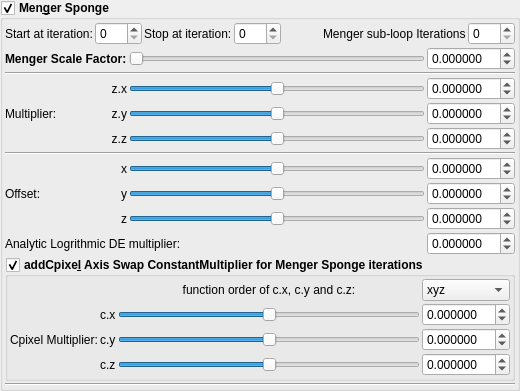
    <widget class="MyGroupBox" name="groupCheck_transf_function_enabled">
     <property name="font">
      <font>
       <weight>75</weight>
       <bold>true</bold>
      </font>
     </property>
     <property name="toolTip">
      <string/>
     </property>
     <property name="title">
      <string>Men&amp;ger Sponge</string>
     </property>
     <property name="checkable">
      <bool>true</bool>
     </property>
     <layout class="QVBoxLayout" name="verticalLayout_29" stretch="0,0,0,0">
      <property name="spacing">
       <number>2</number>
      </property>
      <property name="leftMargin">
       <number>2</number>
      </property>
      <property name="topMargin">
       <number>2</number>
      </property>
      <property name="rightMargin">
       <number>2</number>
      </property>
      <property name="bottomMargin">
       <number>2</number>
      </property>
      <item>
       <layout class="QGridLayout" name="gridLayout_14">
        <item row="0" column="6">
         <widget class="MySpinBox" name="spinboxInt_transf_int_1">
          <property name="sizePolicy">
           <sizepolicy hsizetype="Minimum" vsizetype="Maximum">
            <horstretch>0</horstretch>
            <verstretch>0</verstretch>
           </sizepolicy>
          </property>
          <property name="font">
           <font>
            <weight>50</weight>
            <bold>false</bold>
           </font>
          </property>
          <property name="maximum">
           <number>250</number>
          </property>
         </widget>
        </item>
        <item row="0" column="1">
         <widget class="MySpinBox" name="spinboxInt_transf_start_iterations_M">
          <property name="sizePolicy">
           <sizepolicy hsizetype="Minimum" vsizetype="Maximum">
            <horstretch>0</horstretch>
            <verstretch>0</verstretch>
           </sizepolicy>
          </property>
          <property name="font">
           <font>
            <weight>50</weight>
            <bold>false</bold>
           </font>
          </property>
          <property name="maximum">
           <number>250</number>
          </property>
         </widget>
        </item>
        <item row="0" column="5">
         <widget class="QLabel" name="label_92">
          <property name="font">
           <font>
            <weight>50</weight>
            <bold>false</bold>
           </font>
          </property>
          <property name="text">
           <string>Menger sub-loop Iterations</string>
          </property>
         </widget>
        </item>
        <item row="0" column="0">
         <widget class="QLabel" name="label_67">
          <property name="font">
           <font>
            <weight>50</weight>
            <bold>false</bold>
           </font>
          </property>
          <property name="text">
           <string>Start at iteration:</string>
          </property>
         </widget>
        </item>
        <item row="0" column="3">
         <widget class="MySpinBox" name="spinboxInt_transf_stop_iterations_M">
          <property name="sizePolicy">
           <sizepolicy hsizetype="Minimum" vsizetype="Maximum">
            <horstretch>0</horstretch>
            <verstretch>0</verstretch>
           </sizepolicy>
          </property>
          <property name="font">
           <font>
            <weight>50</weight>
            <bold>false</bold>
           </font>
          </property>
          <property name="maximum">
           <number>250</number>
          </property>
         </widget>
        </item>
        <item row="0" column="2">
         <widget class="QLabel" name="label_252">
          <property name="font">
           <font>
            <weight>50</weight>
            <bold>false</bold>
           </font>
          </property>
          <property name="text">
           <string>Stop at iteration:</string>
          </property>
         </widget>
        </item>
        <item row="0" column="4">
         <spacer name="horizontalSpacer_2">
          <property name="orientation">
           <enum>Qt::Horizontal</enum>
          </property>
          <property name="sizeHint" stdset="0">
           <size>
            <width>40</width>
            <height>2</height>
           </size>
          </property>
         </spacer>
        </item>
       </layout>
      </item>
      <item>
       <layout class="QGridLayout" name="gridLayout_63">
        <property name="spacing">
         <number>2</number>
        </property>
        <item row="3" column="4">
         <widget class="MyDoubleSpinBox" name="spinbox3_transf_constant_multiplierA_111_y">
          <property name="sizePolicy">
           <sizepolicy hsizetype="Minimum" vsizetype="Maximum">
            <horstretch>0</horstretch>
            <verstretch>0</verstretch>
           </sizepolicy>
          </property>
          <property name="font">
           <font>
            <weight>50</weight>
            <bold>false</bold>
           </font>
          </property>
          <property name="prefix">
           <string/>
          </property>
          <property name="suffix">
           <string/>
          </property>
          <property name="decimals">
           <number>6</number>
          </property>
          <property name="minimum">
           <double>-99.989999999999995</double>
          </property>
          <property name="maximum">
           <double>99.989999999999995</double>
          </property>
          <property name="singleStep">
           <double>0.100000000000000</double>
          </property>
         </widget>
        </item>
        <item row="0" column="3">
         <widget class="QSlider" name="slider_transf_scale_3">
          <property name="sizePolicy">
           <sizepolicy hsizetype="Preferred" vsizetype="Preferred">
            <horstretch>0</horstretch>
            <verstretch>0</verstretch>
           </sizepolicy>
          </property>
          <property name="minimum">
           <number>0</number>
          </property>
          <property name="maximum">
           <number>10000000</number>
          </property>
          <property name="singleStep">
           <number>1</number>
          </property>
          <property name="orientation">
           <enum>Qt::Horizontal</enum>
          </property>
         </widget>
        </item>
        <item row="5" column="1" colspan="4">
         <widget class="Line" name="line_56">
          <property name="orientation">
           <enum>Qt::Horizontal</enum>
          </property>
         </widget>
        </item>
        <item row="8" column="3">
         <widget class="QSlider" name="slider3_transf_addition_constantA_000_z">
          <property name="sizePolicy">
           <sizepolicy hsizetype="Expanding" vsizetype="Maximum">
            <horstretch>0</horstretch>
            <verstretch>0</verstretch>
           </sizepolicy>
          </property>
          <property name="minimum">
           <number>-5000000</number>
          </property>
          <property name="maximum">
           <number>5000000</number>
          </property>
          <property name="singleStep">
           <number>1</number>
          </property>
          <property name="orientation">
           <enum>Qt::Horizontal</enum>
          </property>
         </widget>
        </item>
        <item row="2" column="2">
         <widget class="QLabel" name="label_93">
          <property name="font">
           <font>
            <weight>50</weight>
            <bold>false</bold>
           </font>
          </property>
          <property name="text">
           <string notr="true">z.x</string>
          </property>
          <property name="alignment">
           <set>Qt::AlignRight|Qt::AlignTrailing|Qt::AlignVCenter</set>
          </property>
          <property name="wordWrap">
           <bool>true</bool>
          </property>
         </widget>
        </item>
        <item row="4" column="4">
         <widget class="MyDoubleSpinBox" name="spinbox3_transf_constant_multiplierA_111_z">
          <property name="sizePolicy">
           <sizepolicy hsizetype="Minimum" vsizetype="Maximum">
            <horstretch>0</horstretch>
            <verstretch>0</verstretch>
           </sizepolicy>
          </property>
          <property name="font">
           <font>
            <weight>50</weight>
            <bold>false</bold>
           </font>
          </property>
          <property name="prefix">
           <string/>
          </property>
          <property name="suffix">
           <string/>
          </property>
          <property name="decimals">
           <number>6</number>
          </property>
          <property name="minimum">
           <double>-99.989999999999995</double>
          </property>
          <property name="maximum">
           <double>99.989999999999995</double>
          </property>
          <property name="singleStep">
           <double>0.100000000000000</double>
          </property>
         </widget>
        </item>
        <item row="2" column="1" rowspan="3">
         <widget class="QLabel" name="label_91">
          <property name="font">
           <font>
            <weight>50</weight>
            <bold>false</bold>
           </font>
          </property>
          <property name="text">
           <string>Multiplier:</string>
          </property>
         </widget>
        </item>
        <item row="6" column="2">
         <widget class="QLabel" name="label_118">
          <property name="font">
           <font>
            <weight>50</weight>
            <bold>false</bold>
           </font>
          </property>
          <property name="text">
           <string notr="true">x</string>
          </property>
          <property name="alignment">
           <set>Qt::AlignRight|Qt::AlignTrailing|Qt::AlignVCenter</set>
          </property>
         </widget>
        </item>
        <item row="1" column="1" colspan="4">
         <widget class="Line" name="line_55">
          <property name="orientation">
           <enum>Qt::Horizontal</enum>
          </property>
         </widget>
        </item>
        <item row="9" column="4">
         <widget class="MyDoubleSpinBox" name="spinbox_transf_scaleA_1">
          <property name="sizePolicy">
           <sizepolicy hsizetype="Minimum" vsizetype="Maximum">
            <horstretch>0</horstretch>
            <verstretch>0</verstretch>
           </sizepolicy>
          </property>
          <property name="font">
           <font>
            <weight>50</weight>
            <bold>false</bold>
           </font>
          </property>
          <property name="prefix">
           <string/>
          </property>
          <property name="suffix">
           <string/>
          </property>
          <property name="decimals">
           <number>6</number>
          </property>
          <property name="minimum">
           <double>-99.989999999999995</double>
          </property>
          <property name="maximum">
           <double>99.989999999999995</double>
          </property>
          <property name="singleStep">
           <double>0.100000000000000</double>
          </property>
         </widget>
        </item>
        <item row="6" column="3">
         <widget class="QSlider" name="slider3_transf_addition_constantA_000_x">
          <property name="sizePolicy">
           <sizepolicy hsizetype="Preferred" vsizetype="Preferred">
            <horstretch>0</horstretch>
            <verstretch>0</verstretch>
           </sizepolicy>
          </property>
          <property name="minimum">
           <number>-5000000</number>
          </property>
          <property name="maximum">
           <number>5000000</number>
          </property>
          <property name="singleStep">
           <number>1</number>
          </property>
          <property name="orientation">
           <enum>Qt::Horizontal</enum>
          </property>
         </widget>
        </item>
        <item row="3" column="3">
         <widget class="QSlider" name="slider3_transf_constant_multiplierA_111_y">
          <property name="sizePolicy">
           <sizepolicy hsizetype="Expanding" vsizetype="Maximum">
            <horstretch>0</horstretch>
            <verstretch>0</verstretch>
           </sizepolicy>
          </property>
          <property name="minimum">
           <number>-5000000</number>
          </property>
          <property name="maximum">
           <number>5000000</number>
          </property>
          <property name="singleStep">
           <number>1</number>
          </property>
          <property name="orientation">
           <enum>Qt::Horizontal</enum>
          </property>
         </widget>
        </item>
        <item row="7" column="2">
         <widget class="QLabel" name="label_119">
          <property name="font">
           <font>
            <weight>50</weight>
            <bold>false</bold>
           </font>
          </property>
          <property name="text">
           <string notr="true">y</string>
          </property>
          <property name="alignment">
           <set>Qt::AlignRight|Qt::AlignTrailing|Qt::AlignVCenter</set>
          </property>
         </widget>
        </item>
        <item row="8" column="4">
         <widget class="MyDoubleSpinBox" name="spinbox3_transf_addition_constantA_000_z">
          <property name="sizePolicy">
           <sizepolicy hsizetype="Minimum" vsizetype="Maximum">
            <horstretch>0</horstretch>
            <verstretch>0</verstretch>
           </sizepolicy>
          </property>
          <property name="font">
           <font>
            <weight>50</weight>
            <bold>false</bold>
           </font>
          </property>
          <property name="prefix">
           <string/>
          </property>
          <property name="suffix">
           <string/>
          </property>
          <property name="decimals">
           <number>6</number>
          </property>
          <property name="minimum">
           <double>-99.989999999999995</double>
          </property>
          <property name="maximum">
           <double>99.989999999999995</double>
          </property>
          <property name="singleStep">
           <double>0.100000000000000</double>
          </property>
         </widget>
        </item>
        <item row="7" column="3">
         <widget class="QSlider" name="slider3_transf_addition_constantA_000_y">
          <property name="sizePolicy">
           <sizepolicy hsizetype="Expanding" vsizetype="Maximum">
            <horstretch>0</horstretch>
            <verstretch>0</verstretch>
           </sizepolicy>
          </property>
          <property name="minimum">
           <number>-5000000</number>
          </property>
          <property name="maximum">
           <number>5000000</number>
          </property>
          <property name="singleStep">
           <number>1</number>
          </property>
          <property name="orientation">
           <enum>Qt::Horizontal</enum>
          </property>
         </widget>
        </item>
        <item row="2" column="3">
         <widget class="QSlider" name="slider3_transf_constant_multiplierA_111_x">
          <property name="sizePolicy">
           <sizepolicy hsizetype="Preferred" vsizetype="Preferred">
            <horstretch>0</horstretch>
            <verstretch>0</verstretch>
           </sizepolicy>
          </property>
          <property name="minimum">
           <number>-5000000</number>
          </property>
          <property name="maximum">
           <number>5000000</number>
          </property>
          <property name="singleStep">
           <number>1</number>
          </property>
          <property name="orientation">
           <enum>Qt::Horizontal</enum>
          </property>
         </widget>
        </item>
        <item row="6" column="4">
         <widget class="MyDoubleSpinBox" name="spinbox3_transf_addition_constantA_000_x">
          <property name="sizePolicy">
           <sizepolicy hsizetype="Minimum" vsizetype="Maximum">
            <horstretch>0</horstretch>
            <verstretch>0</verstretch>
           </sizepolicy>
          </property>
          <property name="font">
           <font>
            <weight>50</weight>
            <bold>false</bold>
           </font>
          </property>
          <property name="prefix">
           <string/>
          </property>
          <property name="suffix">
           <string/>
          </property>
          <property name="decimals">
           <number>6</number>
          </property>
          <property name="minimum">
           <double>-99.989999999999995</double>
          </property>
          <property name="maximum">
           <double>99.989999999999995</double>
          </property>
          <property name="singleStep">
           <double>0.100000000000000</double>
          </property>
         </widget>
        </item>
        <item row="7" column="4">
         <widget class="MyDoubleSpinBox" name="spinbox3_transf_addition_constantA_000_y">
          <property name="sizePolicy">
           <sizepolicy hsizetype="Minimum" vsizetype="Maximum">
            <horstretch>0</horstretch>
            <verstretch>0</verstretch>
           </sizepolicy>
          </property>
          <property name="font">
           <font>
            <weight>50</weight>
            <bold>false</bold>
           </font>
          </property>
          <property name="prefix">
           <string/>
          </property>
          <property name="suffix">
           <string/>
          </property>
          <property name="decimals">
           <number>6</number>
          </property>
          <property name="minimum">
           <double>-99.989999999999995</double>
          </property>
          <property name="maximum">
           <double>99.989999999999995</double>
          </property>
          <property name="singleStep">
           <double>0.100000000000000</double>
          </property>
         </widget>
        </item>
        <item row="8" column="2">
         <widget class="QLabel" name="label_120">
          <property name="font">
           <font>
            <weight>50</weight>
            <bold>false</bold>
           </font>
          </property>
          <property name="text">
           <string notr="true">z</string>
          </property>
          <property name="alignment">
           <set>Qt::AlignRight|Qt::AlignTrailing|Qt::AlignVCenter</set>
          </property>
         </widget>
        </item>
        <item row="0" column="4">
         <widget class="MyDoubleSpinBox" name="spinbox_transf_scale_3">
          <property name="sizePolicy">
           <sizepolicy hsizetype="Minimum" vsizetype="Maximum">
            <horstretch>0</horstretch>
            <verstretch>0</verstretch>
           </sizepolicy>
          </property>
          <property name="font">
           <font>
            <weight>50</weight>
            <bold>false</bold>
           </font>
          </property>
          <property name="prefix">
           <string/>
          </property>
          <property name="suffix">
           <string/>
          </property>
          <property name="decimals">
           <number>6</number>
          </property>
          <property name="minimum">
           <double>-99.989999999999995</double>
          </property>
          <property name="maximum">
           <double>99.989999999999995</double>
          </property>
          <property name="singleStep">
           <double>0.100000000000000</double>
          </property>
         </widget>
        </item>
        <item row="4" column="2">
         <widget class="QLabel" name="label_98">
          <property name="font">
           <font>
            <weight>50</weight>
            <bold>false</bold>
           </font>
          </property>
          <property name="text">
           <string notr="true">z.z</string>
          </property>
          <property name="alignment">
           <set>Qt::AlignRight|Qt::AlignTrailing|Qt::AlignVCenter</set>
          </property>
         </widget>
        </item>
        <item row="0" column="1" colspan="2">
         <widget class="QLabel" name="label_64">
          <property name="text">
           <string>Menger Scale Factor:</string>
          </property>
         </widget>
        </item>
        <item row="2" column="4">
         <widget class="MyDoubleSpinBox" name="spinbox3_transf_constant_multiplierA_111_x">
          <property name="sizePolicy">
           <sizepolicy hsizetype="Minimum" vsizetype="Maximum">
            <horstretch>0</horstretch>
            <verstretch>0</verstretch>
           </sizepolicy>
          </property>
          <property name="font">
           <font>
            <weight>50</weight>
            <bold>false</bold>
           </font>
          </property>
          <property name="prefix">
           <string/>
          </property>
          <property name="suffix">
           <string/>
          </property>
          <property name="decimals">
           <number>6</number>
          </property>
          <property name="minimum">
           <double>-99.989999999999995</double>
          </property>
          <property name="maximum">
           <double>99.989999999999995</double>
          </property>
          <property name="singleStep">
           <double>0.100000000000000</double>
          </property>
         </widget>
        </item>
        <item row="9" column="1" colspan="3">
         <widget class="QLabel" name="label_176">
          <property name="font">
           <font>
            <weight>50</weight>
            <bold>false</bold>
           </font>
          </property>
          <property name="text">
           <string>Analytic Logrithmic DE multiplier:</string>
          </property>
         </widget>
        </item>
        <item row="6" column="1" rowspan="3">
         <widget class="QLabel" name="label_255">
          <property name="font">
           <font>
            <weight>50</weight>
            <bold>false</bold>
           </font>
          </property>
          <property name="text">
           <string>Offset:</string>
          </property>
         </widget>
        </item>
        <item row="4" column="3">
         <widget class="QSlider" name="slider3_transf_constant_multiplierA_111_z">
          <property name="sizePolicy">
           <sizepolicy hsizetype="Expanding" vsizetype="Maximum">
            <horstretch>0</horstretch>
            <verstretch>0</verstretch>
           </sizepolicy>
          </property>
          <property name="minimum">
           <number>-5000000</number>
          </property>
          <property name="maximum">
           <number>5000000</number>
          </property>
          <property name="singleStep">
           <number>1</number>
          </property>
          <property name="orientation">
           <enum>Qt::Horizontal</enum>
          </property>
         </widget>
        </item>
        <item row="3" column="2">
         <widget class="QLabel" name="label_90">
          <property name="font">
           <font>
            <weight>50</weight>
            <bold>false</bold>
           </font>
          </property>
          <property name="text">
           <string notr="true">z.y</string>
          </property>
          <property name="alignment">
           <set>Qt::AlignRight|Qt::AlignTrailing|Qt::AlignVCenter</set>
          </property>
         </widget>
        </item>
       </layout>
      </item>
      <item>
       <widget class="MyGroupBox" name="groupCheck_transf_function_enabledx_false">
        <property name="toolTip">
         <string>&lt;html&gt;&lt;head/&gt;&lt;body&gt;&lt;p&gt;Cpixel is CVector3 c = ( c.x, c.y, c.z). It is each original point (pixel) in 3D space where the iteration starts from, ( c = original z for each point .) It is commonly found in formula structures z = f(z) + c.&lt;/p&gt;&lt;p&gt;The Cpixel multiplier effectively scales this point &amp;quot;c&amp;quot;.&lt;/p&gt;&lt;p&gt;This transform allows the swapping of the order of the &amp;quot;CVector3 c&amp;quot; components before being multiplied by &amp;quot;CVector3 z&amp;quot; components.&lt;/p&gt;&lt;/body&gt;&lt;/html&gt;</string>
        </property>
        <property name="title">
         <string>addCpixe&amp;l Axis Swap ConstantMultiplier for Menger Sponge iterations</string>
        </property>
        <property name="checkable">
         <bool>true</bool>
        </property>
        <layout class="QVBoxLayout" name="verticalLayout_52">
         <property name="spacing">
          <number>2</number>
         </property>
         <property name="leftMargin">
          <number>2</number>
         </property>
         <property name="topMargin">
          <number>2</number>
         </property>
         <property name="rightMargin">
          <number>2</number>
         </property>
         <property name="bottomMargin">
          <number>2</number>
         </property>
         <item>
          <layout class="QGridLayout" name="gridLayout_26">
           <property name="spacing">
            <number>2</number>
           </property>
           <item row="1" column="2">
            <widget class="QSlider" name="slider3_transf_constant_multiplierB_111_x">
             <property name="sizePolicy">
              <sizepolicy hsizetype="Expanding" vsizetype="Maximum">
               <horstretch>0</horstretch>
               <verstretch>0</verstretch>
              </sizepolicy>
             </property>
             <property name="minimum">
              <number>-10000000</number>
             </property>
             <property name="maximum">
              <number>10000000</number>
             </property>
             <property name="value">
              <number>0</number>
             </property>
             <property name="sliderPosition">
              <number>0</number>
             </property>
             <property name="orientation">
              <enum>Qt::Horizontal</enum>
             </property>
            </widget>
           </item>
           <item row="2" column="2">
            <widget class="QSlider" name="slider3_transf_constant_multiplierB_111_y">
             <property name="sizePolicy">
              <sizepolicy hsizetype="Expanding" vsizetype="Maximum">
               <horstretch>0</horstretch>
               <verstretch>0</verstretch>
              </sizepolicy>
             </property>
             <property name="minimum">
              <number>-10000000</number>
             </property>
             <property name="maximum">
              <number>10000000</number>
             </property>
             <property name="value">
              <number>0</number>
             </property>
             <property name="sliderPosition">
              <number>0</number>
             </property>
             <property name="orientation">
              <enum>Qt::Horizontal</enum>
             </property>
            </widget>
           </item>
           <item row="1" column="3">
            <widget class="MyDoubleSpinBox" name="spinbox3_transf_constant_multiplierB_111_x">
             <property name="sizePolicy">
              <sizepolicy hsizetype="Minimum" vsizetype="Maximum">
               <horstretch>0</horstretch>
               <verstretch>0</verstretch>
              </sizepolicy>
             </property>
             <property name="font">
              <font>
               <weight>50</weight>
               <bold>false</bold>
              </font>
             </property>
             <property name="prefix">
              <string/>
             </property>
             <property name="suffix">
              <string/>
             </property>
             <property name="decimals">
              <number>6</number>
             </property>
             <property name="minimum">
              <double>-99.989999999999995</double>
             </property>
             <property name="maximum">
              <double>99.989999999999995</double>
             </property>
             <property name="singleStep">
              <double>0.100000000000000</double>
             </property>
            </widget>
           </item>
           <item row="3" column="2">
            <widget class="QSlider" name="slider3_transf_constant_multiplierB_111_z">
             <property name="sizePolicy">
              <sizepolicy hsizetype="Expanding" vsizetype="Maximum">
               <horstretch>0</horstretch>
               <verstretch>0</verstretch>
              </sizepolicy>
             </property>
             <property name="minimum">
              <number>-10000000</number>
             </property>
             <property name="maximum">
              <number>10000000</number>
             </property>
             <property name="value">
              <number>0</number>
             </property>
             <property name="sliderPosition">
              <number>0</number>
             </property>
             <property name="orientation">
              <enum>Qt::Horizontal</enum>
             </property>
            </widget>
           </item>
           <item row="1" column="1">
            <widget class="QLabel" name="label_112">
             <property name="font">
              <font>
               <weight>50</weight>
               <bold>false</bold>
              </font>
             </property>
             <property name="text">
              <string notr="true">c.x</string>
             </property>
            </widget>
           </item>
           <item row="2" column="3">
            <widget class="MyDoubleSpinBox" name="spinbox3_transf_constant_multiplierB_111_y">
             <property name="sizePolicy">
              <sizepolicy hsizetype="Minimum" vsizetype="Maximum">
               <horstretch>0</horstretch>
               <verstretch>0</verstretch>
              </sizepolicy>
             </property>
             <property name="font">
              <font>
               <weight>50</weight>
               <bold>false</bold>
              </font>
             </property>
             <property name="prefix">
              <string/>
             </property>
             <property name="suffix">
              <string/>
             </property>
             <property name="decimals">
              <number>6</number>
             </property>
             <property name="minimum">
              <double>-99.989999999999995</double>
             </property>
             <property name="maximum">
              <double>99.989999999999995</double>
             </property>
             <property name="singleStep">
              <double>0.100000000000000</double>
             </property>
            </widget>
           </item>
           <item row="3" column="3">
            <widget class="MyDoubleSpinBox" name="spinbox3_transf_constant_multiplierB_111_z">
             <property name="sizePolicy">
              <sizepolicy hsizetype="Minimum" vsizetype="Maximum">
               <horstretch>0</horstretch>
               <verstretch>0</verstretch>
              </sizepolicy>
             </property>
             <property name="font">
              <font>
               <weight>50</weight>
               <bold>false</bold>
              </font>
             </property>
             <property name="prefix">
              <string/>
             </property>
             <property name="suffix">
              <string/>
             </property>
             <property name="decimals">
              <number>6</number>
             </property>
             <property name="minimum">
              <double>-99.989999999999995</double>
             </property>
             <property name="maximum">
              <double>99.989999999999995</double>
             </property>
             <property name="singleStep">
              <double>0.100000000000000</double>
             </property>
            </widget>
           </item>
           <item row="0" column="2">
            <widget class="QLabel" name="label_2">
             <property name="font">
              <font>
               <weight>50</weight>
               <bold>false</bold>
              </font>
             </property>
             <property name="text">
              <string>function order of c.x, c.y and c.z:</string>
             </property>
             <property name="alignment">
              <set>Qt::AlignCenter</set>
             </property>
            </widget>
           </item>
           <item row="0" column="3">
            <widget class="QComboBox" name="comboBox_mandelbulbMulti_order_of_xyz_2">
             <property name="font">
              <font>
               <weight>50</weight>
               <bold>false</bold>
              </font>
             </property>
             <item>
              <property name="text">
               <string notr="true">xyz</string>
              </property>
             </item>
             <item>
              <property name="text">
               <string notr="true">xzy</string>
              </property>
             </item>
             <item>
              <property name="text">
               <string notr="true">yxz</string>
              </property>
             </item>
             <item>
              <property name="text">
               <string notr="true">yzx</string>
              </property>
             </item>
             <item>
              <property name="text">
               <string notr="true">zxy</string>
              </property>
             </item>
             <item>
              <property name="text">
               <string notr="true">zyx</string>
              </property>
             </item>
            </widget>
           </item>
           <item row="2" column="1">
            <widget class="QLabel" name="label_113">
             <property name="font">
              <font>
               <weight>50</weight>
               <bold>false</bold>
              </font>
             </property>
             <property name="text">
              <string notr="true">c.y</string>
             </property>
            </widget>
           </item>
           <item row="2" column="0">
            <widget class="QLabel" name="label_114">
             <property name="font">
              <font>
               <weight>50</weight>
               <bold>false</bold>
              </font>
             </property>
             <property name="text">
              <string>Cpixel Multiplier:</string>
             </property>
            </widget>
           </item>
           <item row="3" column="1">
            <widget class="QLabel" name="label_121">
             <property name="font">
              <font>
               <weight>50</weight>
               <bold>false</bold>
              </font>
             </property>
             <property name="text">
              <string notr="true">c.z</string>
             </property>
            </widget>
           </item>
          </layout>
         </item>
        </layout>
       </widget>
      </item>
      <item>
       <widget class="Line" name="line_5">
        <property name="orientation">
         <enum>Qt::Horizontal</enum>
        </property>
       </widget>
      </item>
     </layout>
    </widget>
